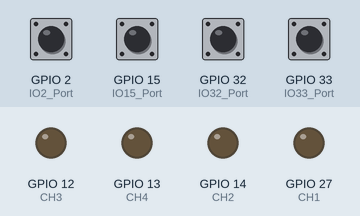
Simulated run of this sketch. Board: ESP32. Shown: output pins drawn as LEDs (lit = HIGH). Inputs (shaded band) come from the test bench; at power-on: GPIO 2 (IO2_Port), GPIO 15 (IO15_Port), GPIO 32 (IO32_Port), GPIO 33 (IO33_Port) HIGH.

Above: at 1.2 s.
1.3 s: GPIO 2 (IO2_Port) pulled LOW for 0.15 s
At 1.37 s:
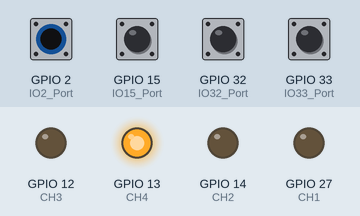
2.9 s: GPIO 15 (IO15_Port) pulled LOW for 0.15 s
At 2.97 s:
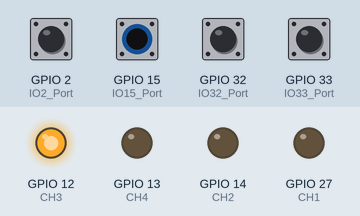
4.5 s: GPIO 32 (IO32_Port) pulled LOW for 0.15 s
At 4.57 s:
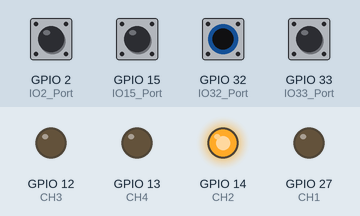
6.1 s: GPIO 33 (IO33_Port) pulled LOW for 0.15 s
At 6.17 s:
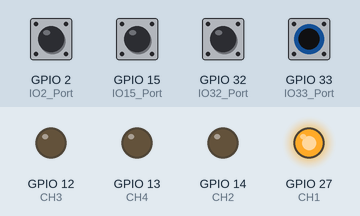
7.7 s: GPIO 2 (IO2_Port) driven LOW and GPIO 15 (IO15_Port) driven LOW
At 8.5 s:
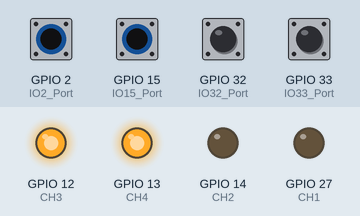
9.2 s: GPIO 32 (IO32_Port) pulled LOW for 1 s
At 9.7 s:
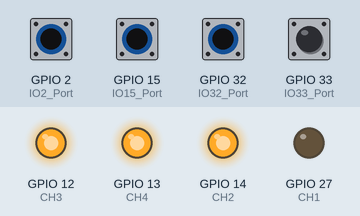
Timing chart, 0 to 12.2 s (numbered marks = the images above; inputs shaded):
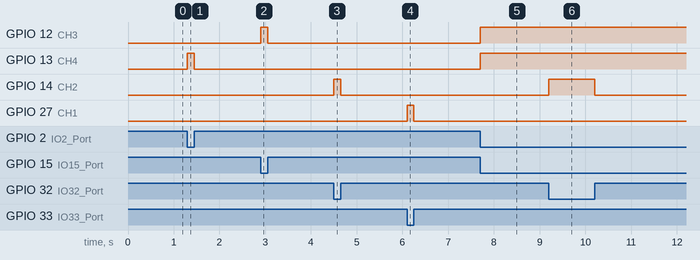

Measured:
- after the input at 1.3 s, GPIO 13 (CH4): LOW → HIGH at once, → LOW 0.15 s later
- after the input at 2.9 s, GPIO 12 (CH3): LOW → HIGH at once, → LOW 0.15 s later
- after the input at 4.5 s, GPIO 14 (CH2): LOW → HIGH at once, → LOW 0.15 s later
- after the input at 6.1 s, GPIO 27 (CH1): LOW → HIGH at once, → LOW 0.15 s later
- after the input at 7.7 s, GPIO 12 (CH3), GPIO 13 (CH4): LOW → HIGH at once
- after the input at 9.2 s, GPIO 14 (CH2): LOW → HIGH at once, → LOW 1.0 s later

The sketch:

9FreePort.ino
```cpp
//Author: eletechsup
//More information welcome to : http://www.485io.com
//Arduino IDE 2.2.1
//ES32C14 Expansion Board for ESP32 38PIN BOARD
//There are 9 free ports(IO33/IO32/IO15/IO2/IO0/IO4/IO16/IO21/IO23) for IO expansion
//This routine function: 9 free ports, control 4 relay outputs


//9 free ports as Input control 4 relay outputs
const int IO33_Port     =   33;
const int IO32_Port    =   32;
const int IO15_Port    =   15;
const int IO2_Port     =   2;
const int IO0_Port    =    0;
const int IO4_Port    =    4;
const int IO16_Port    =   16;
const int IO21_Port    =   21;
const int IO23_Port    =   23;

const int CH1 = 27;
const int CH2 = 14;
const int CH3 = 12;
const int CH4 = 13;


void setup() {

  pinMode(IO33_Port, INPUT_PULLUP);
  pinMode(IO32_Port, INPUT_PULLUP);
  pinMode(IO15_Port, INPUT_PULLUP);
  pinMode(IO2_Port, INPUT_PULLUP);
  pinMode(IO0_Port, INPUT_PULLUP);
  pinMode(IO4_Port, INPUT_PULLUP);
  pinMode(IO16_Port, INPUT_PULLUP);
  pinMode(IO21_Port, INPUT_PULLUP);
  pinMode(IO23_Port, INPUT_PULLUP);

  pinMode(CH1, OUTPUT);
  pinMode(CH2, OUTPUT);
  pinMode(CH3, OUTPUT);
  pinMode(CH4, OUTPUT);

}

void loop() {

 if (digitalRead(IO33_Port) == 0) {
    digitalWrite(CH1, HIGH);
  } else {
    digitalWrite(CH1, LOW);
  }
  if (digitalRead(IO32_Port) == 0) {
    digitalWrite(CH2, HIGH);
  } else {
    digitalWrite(CH2, LOW);
  }
  if (digitalRead(IO15_Port) == 0) {
    digitalWrite(CH3, HIGH);
  } else {
    digitalWrite(CH3, LOW);
  }
  if (digitalRead(IO2_Port) == 0) {
    digitalWrite(CH4, HIGH);
  } else {
    digitalWrite(CH4, LOW);
  }

}
```
